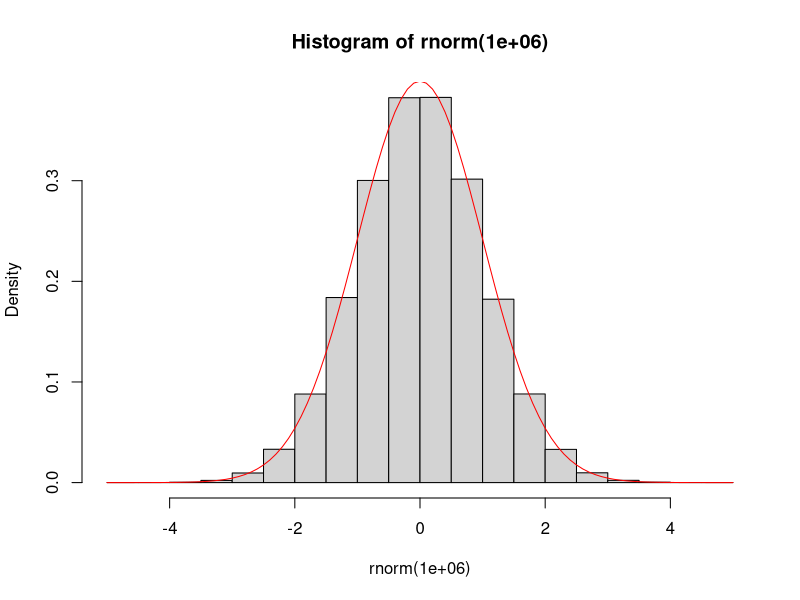
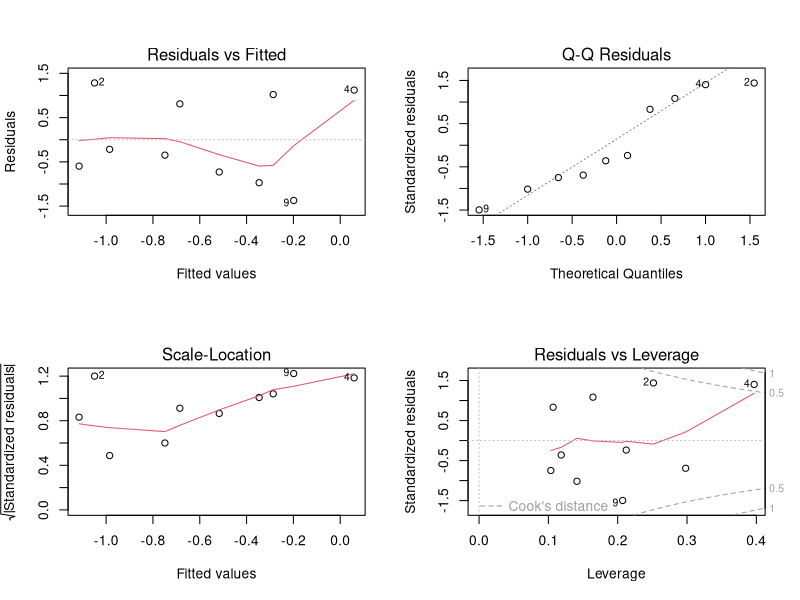

Here is the R script that generated these plots, in order:
## ----------------------------------------------------------------------------------------------------------------------------
add1 <- function(a) {
  return(a+1)
}

add1(2)
add1(a = 3)


## ----------------------------------------------------------------------------------------------------------------------------
add <- function(a, b) {
  return(a+b)
}

add(1,1)
add(a = 2, b = 3)


## ----------------------------------------------------------------------------------------------------------------------------
add1(a = 1:2)
add(a = 1:2, b = 3:4)


## ---- eval=FALSE-------------------------------------------------------------------------------------------------------------
## add(a = 1:4, b = 1:2)


## ----------------------------------------------------------------------------------------------------------------------------
f <- function(first, second) {
  return(first/2 + second)
}

f(1,2)
f(1, second = 2)
f(first = 1, second = 2)
f(second = 2, 1) # I thought this was going to be an error
f(f = 1, s = 2)


## ----------------------------------------------------------------------------------------------------------------------------
add <- function(a, b = 1) {
  return(a+b)
}

add(a = 1)
add(a = 1:2)
add(a = 2:3, b =  2)
add(a = 3:4, b = -1)


## ----------------------------------------------------------------------------------------------------------------------------
hist(rnorm(1e6), probability = TRUE)
curve(dnorm(x), add = TRUE, col = 'red')




## ----------------------------------------------------------------------------------------------------------------------------
summary(c(TRUE,FALSE,TRUE))
summary(1:10)


## ---- eval=FALSE-------------------------------------------------------------------------------------------------------------
## ?summary


## ----------------------------------------------------------------------------------------------------------------------------
n <- 10
x <- rnorm(n)
y <- rnorm(n, x)
m <- lm(y~x) # a linear regression
summary(m)


## ----------------------------------------------------------------------------------------------------------------------------
class(m)


## ----------------------------------------------------------------------------------------------------------------------------
summary(m)
anova(m)
opar <- par(mfrow=c(2,2)); plot(m); par(opar)


## ----------------------------------------------------------------------------------------------------------------------------
a <- 1
f <- function() {
  return(a)
}
f()


## ----------------------------------------------------------------------------------------------------------------------------
f <- function() {
  a <- 2
  return(a)
}
f()
a


## ----------------------------------------------------------------------------------------------------------------------------
f <- function() {
  a <<- a + 1
  return(a)
}
a
f()
a


## ----------------------------------------------------------------------------------------------------------------------------
for (i in 1:3) {
  print(i)
}


## ----------------------------------------------------------------------------------------------------------------------------
i <- 0
while (i < 3) {
  i <- i + 1
  print(i)
}


## ----------------------------------------------------------------------------------------------------------------------------
for (i in 1:10) {
  if (i<5) {
    print(-i)
  } else {
    print(i*2)
  }
}


## ----------------------------------------------------------------------------------------------------------------------------
ifelse((1:10) < 5, "Less than 5", "Not less than 5")




## ----------------------------------------------------------------------------------------------------------------------------
x <- sample(0:3, size = 1e5, prob = c(.5,.25,.1,.15), replace = TRUE)


## ----------------------------------------------------------------------------------------------------------------------------
(m <- mean(x))
(s <- sd(x))
s^2 # variance


## ----------------------------------------------------------------------------------------------------------------------------
mean(x) + c(-1,1) * 
  qnorm(.95) * 
  sd(x) / sqrt( length(x) )




## ----------------------------------------------------------------------------------------------------------------------------
n <- 1e5
x <- runif(n)
y <- rnorm(n)
(p <- mean(x>y))


## ----------------------------------------------------------------------------------------------------------------------------
p + c(-1,1) * qnorm(.975) * sqrt(p*(1-p)/n)
